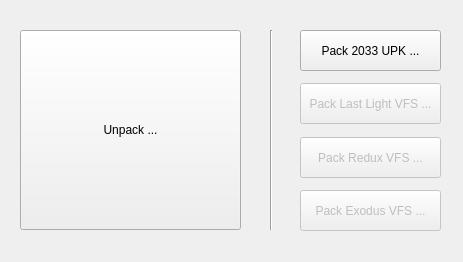
<?xml version="1.0" encoding="UTF-8"?>
<ui version="4.0">
 <class>MainWindow</class>
 <widget class="QMainWindow" name="MainWindow">
  <property name="geometry">
   <rect>
    <x>0</x>
    <y>0</y>
    <width>463</width>
    <height>262</height>
   </rect>
  </property>
  <property name="acceptDrops">
   <bool>true</bool>
  </property>
  <property name="windowTitle">
   <string>Metro Archives Tool</string>
  </property>
  <widget class="QWidget" name="centralwidget">
   <widget class="QPushButton" name="btnUnpack">
    <property name="geometry">
     <rect>
      <x>20</x>
      <y>30</y>
      <width>221</width>
      <height>200</height>
     </rect>
    </property>
    <property name="text">
     <string>Unpack ...</string>
    </property>
   </widget>
   <widget class="QPushButton" name="btnPack2033">
    <property name="geometry">
     <rect>
      <x>300</x>
      <y>30</y>
      <width>141</width>
      <height>41</height>
     </rect>
    </property>
    <property name="text">
     <string>Pack 2033 UPK ...</string>
    </property>
   </widget>
   <widget class="QPushButton" name="btnPackLastLight">
    <property name="enabled">
     <bool>false</bool>
    </property>
    <property name="geometry">
     <rect>
      <x>300</x>
      <y>83</y>
      <width>141</width>
      <height>41</height>
     </rect>
    </property>
    <property name="text">
     <string>Pack Last Light VFS ...</string>
    </property>
   </widget>
   <widget class="QPushButton" name="btnPackRedux">
    <property name="enabled">
     <bool>false</bool>
    </property>
    <property name="geometry">
     <rect>
      <x>300</x>
      <y>137</y>
      <width>141</width>
      <height>41</height>
     </rect>
    </property>
    <property name="text">
     <string>Pack Redux VFS ...</string>
    </property>
   </widget>
   <widget class="QPushButton" name="btnPackExodus">
    <property name="enabled">
     <bool>false</bool>
    </property>
    <property name="geometry">
     <rect>
      <x>300</x>
      <y>190</y>
      <width>141</width>
      <height>41</height>
     </rect>
    </property>
    <property name="text">
     <string>Pack Exodus VFS ...</string>
    </property>
   </widget>
   <widget class="Line" name="line">
    <property name="geometry">
     <rect>
      <x>270</x>
      <y>30</y>
      <width>3</width>
      <height>200</height>
     </rect>
    </property>
    <property name="orientation">
     <enum>Qt::Vertical</enum>
    </property>
   </widget>
  </widget>
  <action name="actionOpen_textures_bin">
   <property name="icon">
    <iconset resource="../../MetroEX/res/resources.qrc">
     <normaloff>:/imgs/FolderOpened_32x.png</normaloff>:/imgs/FolderOpened_32x.png</iconset>
   </property>
   <property name="text">
    <string>Open textures.bin</string>
   </property>
   <property name="toolTip">
    <string>Open textures.bin</string>
   </property>
   <property name="shortcut">
    <string>Ctrl+O</string>
   </property>
  </action>
  <action name="actionSave_textures_bin">
   <property name="icon">
    <iconset resource="../res/resources.qrc">
     <normaloff>:/imgs/Save_32x.png</normaloff>:/imgs/Save_32x.png</iconset>
   </property>
   <property name="text">
    <string>Save textures.bin</string>
   </property>
   <property name="toolTip">
    <string>Save textures.bin</string>
   </property>
   <property name="shortcut">
    <string>Ctrl+S</string>
   </property>
  </action>
  <action name="actionAdd_texture">
   <property name="icon">
    <iconset resource="../res/resources.qrc">
     <normaloff>:/imgs/InsertPicture_32x.png</normaloff>:/imgs/InsertPicture_32x.png</iconset>
   </property>
   <property name="text">
    <string>Add texture</string>
   </property>
   <property name="toolTip">
    <string>Add texture</string>
   </property>
  </action>
  <action name="actionRemove_texture">
   <property name="icon">
    <iconset resource="../res/resources.qrc">
     <normaloff>:/imgs/SketchflowRemoveScreen_32x.png</normaloff>:/imgs/SketchflowRemoveScreen_32x.png</iconset>
   </property>
   <property name="text">
    <string>Remove texture</string>
   </property>
   <property name="toolTip">
    <string>Remove texture</string>
   </property>
  </action>
  <action name="actionShow_transparency">
   <property name="checkable">
    <bool>true</bool>
   </property>
   <property name="checked">
    <bool>true</bool>
   </property>
   <property name="icon">
    <iconset resource="../../MetroEX/res/resources.qrc">
     <normaloff>:/imgs/Transparency_32x.png</normaloff>:/imgs/Transparency_32x.png</iconset>
   </property>
   <property name="text">
    <string>Show image transparency</string>
   </property>
   <property name="toolTip">
    <string>Show image transparency</string>
   </property>
  </action>
  <action name="actionCalculate_texture_average_colour">
   <property name="icon">
    <iconset resource="../res/resources.qrc">
     <normaloff>:/imgs/ColorWheel_32x.png</normaloff>:/imgs/ColorWheel_32x.png</iconset>
   </property>
   <property name="text">
    <string>Calculate texture average colour</string>
   </property>
   <property name="toolTip">
    <string>Calculate texture average colour</string>
   </property>
  </action>
 </widget>
 <resources>
  <include location="../../MetroEX/res/resources.qrc"/>
  <include location="../res/resources.qrc"/>
 </resources>
 <connections/>
</ui>
